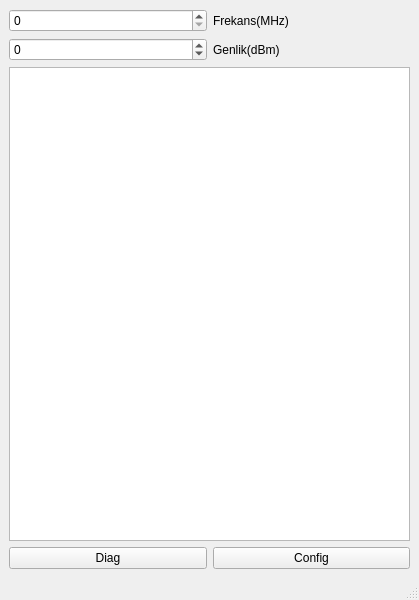
<?xml version="1.0" encoding="UTF-8"?>
<ui version="4.0">
 <class>MainWindow</class>
 <widget class="QMainWindow" name="MainWindow">
  <property name="geometry">
   <rect>
    <x>0</x>
    <y>0</y>
    <width>419</width>
    <height>600</height>
   </rect>
  </property>
  <property name="windowTitle">
   <string>MainWindow</string>
  </property>
  <widget class="QWidget" name="centralwidget">
   <layout class="QGridLayout" name="gridLayout">
    <item row="0" column="0">
     <widget class="QSpinBox" name="FreqBox">
      <property name="maximum">
       <number>20000</number>
      </property>
     </widget>
    </item>
    <item row="1" column="0">
     <widget class="QSpinBox" name="AmpBox">
      <property name="minimum">
       <number>-60</number>
      </property>
      <property name="maximum">
       <number>15</number>
      </property>
     </widget>
    </item>
    <item row="2" column="0" colspan="2">
     <widget class="QPlainTextEdit" name="panel"/>
    </item>
    <item row="3" column="0">
     <widget class="QPushButton" name="DiagButtn">
      <property name="text">
       <string>Diag</string>
      </property>
     </widget>
    </item>
    <item row="3" column="1">
     <widget class="QPushButton" name="ConfigButton">
      <property name="text">
       <string>Config</string>
      </property>
     </widget>
    </item>
    <item row="0" column="1">
     <widget class="QLabel" name="label">
      <property name="text">
       <string>Frekans(MHz)</string>
      </property>
     </widget>
    </item>
    <item row="1" column="1">
     <widget class="QLabel" name="label_2">
      <property name="text">
       <string>Genlik(dBm)</string>
      </property>
     </widget>
    </item>
   </layout>
  </widget>
  <widget class="QMenuBar" name="menubar">
   <property name="geometry">
    <rect>
     <x>0</x>
     <y>0</y>
     <width>419</width>
     <height>21</height>
    </rect>
   </property>
  </widget>
  <widget class="QStatusBar" name="statusbar"/>
 </widget>
 <resources/>
 <connections/>
</ui>
